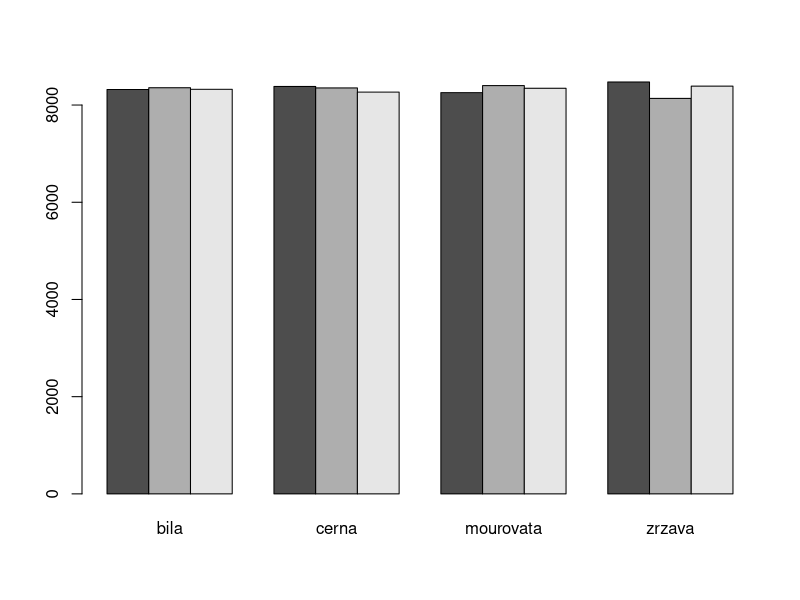

R code for this plot: (Note: this script raises an error after producing the figure.)
# 1
barva = rep(c("cerna", "bila", "zrzava", "mourovata"), each = 25000)
srst = sample(c("kratka", "dlouha vlnita", "dlouha rovna"), size = 100000, replace = T)
xtabs(~barva + srst)
chisq.test(xtabs(~barva + srst))
# H0 existuje mezi nimi vztah
# H1 neexistuje mezi nimi vztah
barplot(xtabs(~srst + barva), beside = T)
# hypotezu nemohu zamitnout / p hodnota je vetsi nez 0.05
# pocet stupnu volnosti = 6
#_________________________________________________________________________________
# 2
# H0 = pomery jsou stejne
# H0 = pomery jsou jine
x = sample(c("cervena", "zluta", "zelena", "tyrkysova", "skoricova"), 
               size = 1000, replace = T)
pomery = xtabs(~x)

chisq.test(x = pomery, p = c(42, 1, 9, 15, 33)/100)


ZAMITAM

#_________________________________________________________________________________
# 4
# 40:30:20:15:3
x = sample(1:5, size = 5000, replace = T)
table(x)
barvy = chisq.test(x = table(x), p = c(20, 19, 21, 22, 18)/100)
chisq.test(x = table(x), p = c(80, 60, 40, 30, 6)/216)



